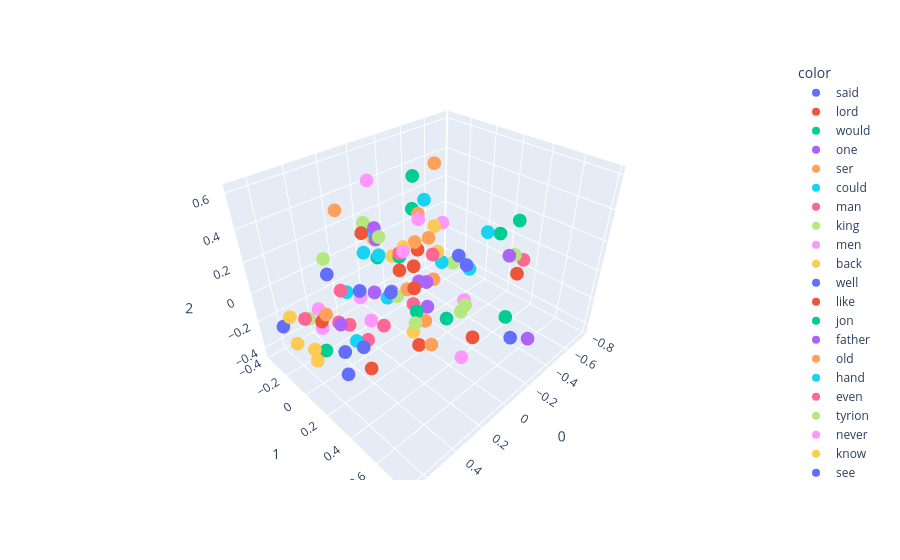

This figure's notebook cell:
### Code cell
import plotly.io as pio
fig = px.scatter_3d(X[:100],x = 0, y = 1 , z = 2, color = y[:100])
fig.show()

### Figure 1 — Plotly figure (JSON) as saved in the notebook; plotly's stock layout.template omitted (floating-point values rounded to 4 significant figures)
{"data": [{"hovertemplate": "color=said<br>0=%{x}<br>1=%{y}<br>2=%{z}<extra></extra>", "legendgroup": "said", "marker": {"color": "#636efa", "symbol": "circle"}, "mode": "markers", "name": "said", "scene": "scene", "showlegend": true, "type": "scatter3d", "x": [0.5029], "y": [0.03783], "z": [0.2456]}, {"hovertemplate": "color=lord<br>0=%{x}<br>1=%{y}<br>2=%{z}<extra></extra>", "legendgroup": "lord", "marker": {"color": "#EF553B", "symbol": "circle"}, "mode": "markers", "name": "lord", "scene": "scene", "showlegend": true, "type": "scatter3d", "x": [0.399], "y": [0.5486], "z": [0.3803]}, {"hovertemplate": "color=would<br>0=%{x}<br>1=%{y}<br>2=%{z}<extra></extra>", "legendgroup": "would", "marker": {"color": "#00cc96", "symbol": "circle"}, "mode": "markers", "name": "would", "scene": "scene", "showlegend": true, "type": "scatter3d", "x": [0.5185], "y": [-0.05739], "z": [-0.3188]}, {"hovertemplate": "color=one<br>0=%{x}<br>1=%{y}<br>2=%{z}<extra></extra>", "legendgroup": "one", "marker": {"color": "#ab63fa", "symbol": "circle"}, "mode": "markers", "name": "one", "scene": "scene", "showlegend": true, "type": "scatter3d", "x": [-0.009344], "y": [0.1458], "z": [-0.008721]}, {"hovertemplate": "color=ser<br>0=%{x}<br>1=%{y}<br>2=%{z}<extra></extra>", "legendgroup": "ser", "marker": {"color": "#FFA15A", "symbol": "circle"}, "mode": "markers", "name": "ser", "scene": "scene", "showlegend": true, "type": "scatter3d", "x": [0.2844], "y": [0.5205], "z": [0.5689]}, {"hovertemplate": "color=could<br>0=%{x}<br>1=%{y}<br>2=%{z}<extra></extra>", "legendgroup": "could", "marker": {"color": "#19d3f3", "symbol": "circle"}, "mode": "markers", "name": "could", "scene": "scene", "showlegend": true, "type": "scatter3d", "x": [0.01942], "y": [-0.1075], "z": [-0.2504]}, {"hovertemplate": "color=man<br>0=%{x}<br>1=%{y}<br>2=%{z}<extra></extra>", "legendgroup": "man", "marker": {"color": "#FF6692", "symbol": "circle"}, "mode": "markers", "name": "man", "scene": "scene", "showlegend": true, "type": "scatter3d", "x": [0.05876], "y": [0.06632], "z": [0.1761]}, {"hovertemplate": "color=king<br>0=%{x}<br>1=%{y}<br>2=%{z}<extra></extra>", "legendgroup": "king", "marker": {"color": "#B6E880", "symbol": "circle"}, "mode": "markers", "name": "king", "scene": "scene", "showlegend": true, "type": "scatter3d", "x": [0.3589], "y": [0.5087], "z": [0.1352]}, {"hovertemplate": "color=men<br>0=%{x}<br>1=%{y}<br>2=%{z}<extra></extra>", "legendgroup": "men", "marker": {"color": "#FF97FF", "symbol": "circle"}, "mode": "markers", "name": "men", "scene": "scene", "showlegend": true, "type": "scatter3d", "x": [0.05914], "y": [0.541], "z": [-0.2729]}, {"hovertemplate": "color=back<br>0=%{x}<br>1=%{y}<br>2=%{z}<extra></extra>", "legendgroup": "back", "marker": {"color": "#FECB52", "symbol": "circle"}, "mode": "markers", "name": "back", "scene": "scene", "showlegend": true, "type": "scatter3d", "x": [-0.2539], "y": [0.05163], "z": [0.03362]}, {"hovertemplate": "color=well<br>0=%{x}<br>1=%{y}<br>2=%{z}<extra></extra>", "legendgroup": "well", "marker": {"color": "#636efa", "symbol": "circle"}, "mode": "markers", "name": "well", "scene": "scene", "showlegend": true, "type": "scatter3d", "x": [0.4508], "y": [0.2085], "z": [-0.1587]}, {"hovertemplate": "color=like<br>0=%{x}<br>1=%{y}<br>2=%{z}<extra></extra>", "legendgroup": "like", "marker": {"color": "#EF553B", "symbol": "circle"}, "mode": "markers", "name": "like", "scene": "scene", "showlegend": true, "type": "scatter3d", "x": [-0.2395], "y": [-0.1461], "z": [-0.1616]}, {"hovertemplate": "color=jon<br>0=%{x}<br>1=%{y}<br>2=%{z}<extra></extra>", "legendgroup": "jon", "marker": {"color": "#00cc96", "symbol": "circle"}, "mode": "markers", "name": "jon", "scene": "scene", "showlegend": true, "type": "scatter3d", "x": [0.02534], "y": [0.02648], "z": [0.1187]}, {"hovertemplate": "color=father<br>0=%{x}<br>1=%{y}<br>2=%{z}<extra></extra>", "legendgroup": "father", "marker": {"color": "#ab63fa", "symbol": "circle"}, "mode": "markers", "name": "father", "scene": "scene", "showlegend": true, "type": "scatter3d", "x": [0.6433], "y": [0.3303], "z": [0.193]}, {"hovertemplate": "color=old<br>0=%{x}<br>1=%{y}<br>2=%{z}<extra></extra>", "legendgroup": "old", "marker": {"color": "#FFA15A", "symbol": "circle"}, "mode": "markers", "name": "old", "scene": "scene", "showlegend": true, "type": "scatter3d", "x": [0.007476], "y": [0.277], "z": [0.0834]}, {"hovertemplate": "color=hand<br>0=%{x}<br>1=%{y}<br>2=%{z}<extra></extra>", "legendgroup": "hand", "marker": {"color": "#19d3f3", "symbol": "circle"}, "mode": "markers", "name": "hand", "scene": "scene", "showlegend": true, "type": "scatter3d", "x": [-0.1156], "y": [0.08293], "z": [0.4407]}, {"hovertemplate": "color=even<br>0=%{x}<br>1=%{y}<br>2=%{z}<extra></extra>", "legendgroup": "even", "marker": {"color": "#FF6692", "symbol": "circle"}, "mode": "markers", "name": "even", "scene": "scene", "showlegend": true, "type": "scatter3d", "x": [0.1079], "y": [-0.04903], "z": [-0.3855]}, {"hovertemplate": "color=tyrion<br>0=%{x}<br>1=%{y}<br>2=%{z}<extra></extra>", "legendgroup": "tyrion", "marker": {"color": "#B6E880", "symbol": "circle"}, "mode": "markers", "name": "tyrion", "scene": "scene", "showlegend": true, "type": "scatter3d", "x": [0.0893], "y": [-0.197], "z": [0.2696]}, {"hovertemplate": "color=never<br>0=%{x}<br>1=%{y}<br>2=%{z}<extra></extra>", "legendgroup": "never", "marker": {"color": "#FF97FF", "symbol": "circle"}, "mode": "markers", "name": "never", "scene": "scene", "showlegend": true, "type": "scatter3d", "x": [0.4568], "y": [-0.1799], "z": [-0.1272]}, {"hovertemplate": "color=know<br>0=%{x}<br>1=%{y}<br>2=%{z}<extra></extra>", "legendgroup": "know", "marker": {"color": "#FECB52", "symbol": "circle"}, "mode": "markers", "name": "know", "scene": "scene", "showlegend": true, "type": "scatter3d", "x": [0.6718], "y": [-0.07029], "z": [-0.1722]}, {"hovertemplate": "color=see<br>0=%{x}<br>1=%{y}<br>2=%{z}<extra></extra>", "legendgroup": "see", "marker": {"color": "#636efa", "symbol": "circle"}, "mode": "markers", "name": "see", "scene": "scene", "showlegend": true, "type": "scatter3d", "x": [0.05433], "y": [-0.0301], "z": [-0.149]}, {"hovertemplate": "color=made<br>0=%{x}<br>1=%{y}<br>2=%{z}<extra></extra>", "legendgroup": "made", "marker": {"color": "#EF553B", "symbol": "circle"}, "mode": "markers", "name": "made", "scene": "scene", "showlegend": true, "type": "scatter3d", "x": [-0.09534], "y": [-0.1175], "z": [-0.1068]}, {"hovertemplate": "color=eyes<br>0=%{x}<br>1=%{y}<br>2=%{z}<extra></extra>", "legendgroup": "eyes", "marker": {"color": "#00cc96", "symbol": "circle"}, "mode": "markers", "name": "eyes", "scene": "scene", "showlegend": true, "type": "scatter3d", "x": [-0.2698], "y": [-0.1819], "z": [0.2269]}, {"hovertemplate": "color=black<br>0=%{x}<br>1=%{y}<br>2=%{z}<extra></extra>", "legendgroup": "black", "marker": {"color": "#ab63fa", "symbol": "circle"}, "mode": "markers", "name": "black", "scene": "scene", "showlegend": true, "type": "scatter3d", "x": [-0.4438], "y": [0.4334], "z": [0.096]}, {"hovertemplate": "color=told<br>0=%{x}<br>1=%{y}<br>2=%{z}<extra></extra>", "legendgroup": "told", "marker": {"color": "#FFA15A", "symbol": "circle"}, "mode": "markers", "name": "told", "scene": "scene", "showlegend": true, "type": "scatter3d", "x": [0.5051], "y": [-0.02324], "z": [-0.04353]}, {"hovertemplate": "color=lady<br>0=%{x}<br>1=%{y}<br>2=%{z}<extra></extra>", "legendgroup": "lady", "marker": {"color": "#19d3f3", "symbol": "circle"}, "mode": "markers", "name": "lady", "scene": "scene", "showlegend": true, "type": "scatter3d", "x": [0.446], "y": [0.3829], "z": [0.4929]}, {"hovertemplate": "color=thought<br>0=%{x}<br>1=%{y}<br>2=%{z}<extra></extra>", "legendgroup": "thought", "marker": {"color": "#FF6692", "symbol": "circle"}, "mode": "markers", "name": "thought", "scene": "scene", "showlegend": true, "type": "scatter3d", "x": [0.2808], "y": [-0.2104], "z": [-0.1093]}, {"hovertemplate": "color=time<br>0=%{x}<br>1=%{y}<br>2=%{z}<extra></extra>", "legendgroup": "time", "marker": {"color": "#B6E880", "symbol": "circle"}, "mode": "markers", "name": "time", "scene": "scene", "showlegend": true, "type": "scatter3d", "x": [0.02638], "y": [-0.005596], "z": [-0.1774]}, {"hovertemplate": "color=long<br>0=%{x}<br>1=%{y}<br>2=%{z}<extra></extra>", "legendgroup": "long", "marker": {"color": "#FF97FF", "symbol": "circle"}, "mode": "markers", "name": "long", "scene": "scene", "showlegend": true, "type": "scatter3d", "x": [-0.2637], "y": [0.2671], "z": [-0.2171]}, {"hovertemplate": "color=might<br>0=%{x}<br>1=%{y}<br>2=%{z}<extra></extra>", "legendgroup": "might", "marker": {"color": "#FECB52", "symbol": "circle"}, "mode": "markers", "name": "might", "scene": "scene", "showlegend": true, "type": "scatter3d", "x": [0.5877], "y": [-0.05526], "z": [-0.2621]}, {"hovertemplate": "color=us<br>0=%{x}<br>1=%{y}<br>2=%{z}<extra></extra>", "legendgroup": "us", "marker": {"color": "#636efa", "symbol": "circle"}, "mode": "markers", "name": "us", "scene": "scene", "showlegend": true, "type": "scatter3d", "x": [0.5421], "y": [0.1751], "z": [-0.3162]}, {"hovertemplate": "color=come<br>0=%{x}<br>1=%{y}<br>2=%{z}<extra></extra>", "legendgroup": "come", "marker": {"color": "#EF553B", "symbol": "circle"}, "mode": "markers", "name": "come", "scene": "scene", "showlegend": true, "type": "scatter3d", "x": [0.3599], "y": [0.1331], "z": [-0.4375]}, {"hovertemplate": "color=face<br>0=%{x}<br>1=%{y}<br>2=%{z}<extra></extra>", "legendgroup": "face", "marker": {"color": "#00cc96", "symbol": "circle"}, "mode": "markers", "name": "face", "scene": "scene", "showlegend": true, "type": "scatter3d", "x": [-0.3596], "y": [-0.2691], "z": [0.3827]}, {"hovertemplate": "color=still<br>0=%{x}<br>1=%{y}<br>2=%{z}<extra></extra>", "legendgroup": "still", "marker": {"color": "#ab63fa", "symbol": "circle"}, "mode": "markers", "name": "still", "scene": "scene", "showlegend": true, "type": "scatter3d", "x": [-0.1364], "y": [0.08248], "z": [-0.3019]}, {"hovertemplate": "color=head<br>0=%{x}<br>1=%{y}<br>2=%{z}<extra></extra>", "legendgroup": "head", "marker": {"color": "#FFA15A", "symbol": "circle"}, "mode": "markers", "name": "head", "scene": "scene", "showlegend": true, "type": "scatter3d", "x": [-0.333], "y": [-0.05607], "z": [0.5378]}, {"hovertemplate": "color=red<br>0=%{x}<br>1=%{y}<br>2=%{z}<extra></extra>", "legendgroup": "red", "marker": {"color": "#19d3f3", "symbol": "circle"}, "mode": "markers", "name": "red", "scene": "scene", "showlegend": true, "type": "scatter3d", "x": [-0.3446], "y": [0.3445], "z": [0.255]}, {"hovertemplate": "color=way<br>0=%{x}<br>1=%{y}<br>2=%{z}<extra></extra>", "legendgroup": "way", "marker": {"color": "#FF6692", "symbol": "circle"}, "mode": "markers", "name": "way", "scene": "scene", "showlegend": true, "type": "scatter3d", "x": [-0.1109], "y": [-0.0164], "z": [-0.3226]}, {"hovertemplate": "color=boy<br>0=%{x}<br>1=%{y}<br>2=%{z}<extra></extra>", "legendgroup": "boy", "marker": {"color": "#B6E880", "symbol": "circle"}, "mode": "markers", "name": "boy", "scene": "scene", "showlegend": true, "type": "scatter3d", "x": [0.2932], "y": [0.1961], "z": [0.4362]}, {"hovertemplate": "color=page<br>0=%{x}<br>1=%{y}<br>2=%{z}<extra></extra>", "legendgroup": "page", "marker": {"color": "#FF97FF", "symbol": "circle"}, "mode": "markers", "name": "page", "scene": "scene", "showlegend": true, "type": "scatter3d", "x": [0.1751], "y": [0.2304], "z": [0.3158]}, {"hovertemplate": "color=must<br>0=%{x}<br>1=%{y}<br>2=%{z}<extra></extra>", "legendgroup": "must", "marker": {"color": "#FECB52", "symbol": "circle"}, "mode": "markers", "name": "must", "scene": "scene", "showlegend": true, "type": "scatter3d", "x": [0.6341], "y": [0.04271], "z": [-0.2432]}, {"hovertemplate": "color=queen<br>0=%{x}<br>1=%{y}<br>2=%{z}<extra></extra>", "legendgroup": "queen", "marker": {"color": "#636efa", "symbol": "circle"}, "mode": "markers", "name": "queen", "scene": "scene", "showlegend": true, "type": "scatter3d", "x": [0.485], "y": [0.2732], "z": [0.2632]}, {"hovertemplate": "color=good<br>0=%{x}<br>1=%{y}<br>2=%{z}<extra></extra>", "legendgroup": "good", "marker": {"color": "#EF553B", "symbol": "circle"}, "mode": "markers", "name": "good", "scene": "scene", "showlegend": true, "type": "scatter3d", "x": [0.4979], "y": [-0.0911], "z": [-0.1381]}, {"hovertemplate": "color=two<br>0=%{x}<br>1=%{y}<br>2=%{z}<extra></extra>", "legendgroup": "two", "marker": {"color": "#00cc96", "symbol": "circle"}, "mode": "markers", "name": "two", "scene": "scene", "showlegend": true, "type": "scatter3d", "x": [-0.184], "y": [0.628], "z": [-0.08313]}, {"hovertemplate": "color=brother<br>0=%{x}<br>1=%{y}<br>2=%{z}<extra></extra>", "legendgroup": "brother", "marker": {"color": "#ab63fa", "symbol": "circle"}, "mode": "markers", "name": "brother", "scene": "scene", "showlegend": true, "type": "scatter3d", "x": [0.5423], "y": [0.4599], "z": [0.3885]}, {"hovertemplate": "color=night<br>0=%{x}<br>1=%{y}<br>2=%{z}<extra></extra>", "legendgroup": "night", "marker": {"color": "#FFA15A", "symbol": "circle"}, "mode": "markers", "name": "night", "scene": "scene", "showlegend": true, "type": "scatter3d", "x": [-0.01815], "y": [0.1855], "z": [-0.2797]}, {"hovertemplate": "color=little<br>0=%{x}<br>1=%{y}<br>2=%{z}<extra></extra>", "legendgroup": "little", "marker": {"color": "#19d3f3", "symbol": "circle"}, "mode": "markers", "name": "little", "scene": "scene", "showlegend": true, "type": "scatter3d", "x": [0.1386], "y": [-0.1493], "z": [0.116]}, {"hovertemplate": "color=took<br>0=%{x}<br>1=%{y}<br>2=%{z}<extra></extra>", "legendgroup": "took", "marker": {"color": "#FF6692", "symbol": "circle"}, "mode": "markers", "name": "took", "scene": "scene", "showlegend": true, "type": "scatter3d", "x": [-0.01905], "y": [0.2437], "z": [0.214]}, {"hovertemplate": "color=came<br>0=%{x}<br>1=%{y}<br>2=%{z}<extra></extra>", "legendgroup": "came", "marker": {"color": "#B6E880", "symbol": "circle"}, "mode": "markers", "name": "came", "scene": "scene", "showlegend": true, "type": "scatter3d", "x": [-0.2829], "y": [0.2289], "z": [-0.3406]}, {"hovertemplate": "color=though<br>0=%{x}<br>1=%{y}<br>2=%{z}<extra></extra>", "legendgroup": "though", "marker": {"color": "#FF97FF", "symbol": "circle"}, "mode": "markers", "name": "though", "scene": "scene", "showlegend": true, "type": "scatter3d", "x": [0.1792], "y": [-0.1619], "z": [-0.1892]}, {"hovertemplate": "color=say<br>0=%{x}<br>1=%{y}<br>2=%{z}<extra></extra>", "legendgroup": "say", "marker": {"color": "#FECB52", "symbol": "circle"}, "mode": "markers", "name": "say", "scene": "scene", "showlegend": true, "type": "scatter3d", "x": [0.6405], "y": [-0.1632], "z": [-0.06504]}, {"hovertemplate": "color=three<br>0=%{x}<br>1=%{y}<br>2=%{z}<extra></extra>", "legendgroup": "three", "marker": {"color": "#636efa", "symbol": "circle"}, "mode": "markers", "name": "three", "scene": "scene", "showlegend": true, "type": "scatter3d", "x": [-0.07473], "y": [0.7454], "z": [-0.08414]}, {"hovertemplate": "color=away<br>0=%{x}<br>1=%{y}<br>2=%{z}<extra></extra>", "legendgroup": "away", "marker": {"color": "#EF553B", "symbol": "circle"}, "mode": "markers", "name": "away", "scene": "scene", "showlegend": true, "type": "scatter3d", "x": [-0.2757], "y": [-0.1451], "z": [-0.0518]}, {"hovertemplate": "color=dead<br>0=%{x}<br>1=%{y}<br>2=%{z}<extra></extra>", "legendgroup": "dead", "marker": {"color": "#00cc96", "symbol": "circle"}, "mode": "markers", "name": "dead", "scene": "scene", "showlegend": true, "type": "scatter3d", "x": [0.02077], "y": [0.1546], "z": [-0.2041]}, {"hovertemplate": "color=son<br>0=%{x}<br>1=%{y}<br>2=%{z}<extra></extra>", "legendgroup": "son", "marker": {"color": "#ab63fa", "symbol": "circle"}, "mode": "markers", "name": "son", "scene": "scene", "showlegend": true, "type": "scatter3d", "x": [0.4467], "y": [0.6737], "z": [0.5043]}, {"hovertemplate": "color=blood<br>0=%{x}<br>1=%{y}<br>2=%{z}<extra></extra>", "legendgroup": "blood", "marker": {"color": "#FFA15A", "symbol": "circle"}, "mode": "markers", "name": "blood", "scene": "scene", "showlegend": true, "type": "scatter3d", "x": [-0.2613], "y": [-0.1544], "z": [0.007214]}, {"hovertemplate": "color=take<br>0=%{x}<br>1=%{y}<br>2=%{z}<extra></extra>", "legendgroup": "take", "marker": {"color": "#19d3f3", "symbol": "circle"}, "mode": "markers", "name": "take", "scene": "scene", "showlegend": true, "type": "scatter3d", "x": [0.4509], "y": [0.1515], "z": [-0.1521]}, {"hovertemplate": "color=go<br>0=%{x}<br>1=%{y}<br>2=%{z}<extra></extra>", "legendgroup": "go", "marker": {"color": "#FF6692", "symbol": "circle"}, "mode": "markers", "name": "go", "scene": "scene", "showlegend": true, "type": "scatter3d", "x": [0.2701], "y": [-0.1759], "z": [-0.357]}, {"hovertemplate": "color=half<br>0=%{x}<br>1=%{y}<br>2=%{z}<extra></extra>", "legendgroup": "half", "marker": {"color": "#B6E880", "symbol": "circle"}, "mode": "markers", "name": "half", "scene": "scene", "showlegend": true, "type": "scatter3d", "x": [-0.2529], "y": [0.2866], "z": [-0.238]}, {"hovertemplate": "color=make<br>0=%{x}<br>1=%{y}<br>2=%{z}<extra></extra>", "legendgroup": "make", "marker": {"color": "#FF97FF", "symbol": "circle"}, "mode": "markers", "name": "make", "scene": "scene", "showlegend": true, "type": "scatter3d", "x": [0.447], "y": [-0.1869], "z": [-0.2781]}, {"hovertemplate": "color=arya<br>0=%{x}<br>1=%{y}<br>2=%{z}<extra></extra>", "legendgroup": "arya", "marker": {"color": "#FECB52", "symbol": "circle"}, "mode": "markers", "name": "arya", "scene": "scene", "showlegend": true, "type": "scatter3d", "x": [-0.1052], "y": [-0.3703], "z": [0.007879]}, {"hovertemplate": "color=saw<br>0=%{x}<br>1=%{y}<br>2=%{z}<extra></extra>", "legendgroup": "saw", "marker": {"color": "#636efa", "symbol": "circle"}, "mode": "markers", "name": "saw", "scene": "scene", "showlegend": true, "type": "scatter3d", "x": [-0.3386], "y": [0.1458], "z": [0.01067]}, {"hovertemplate": "color=day<br>0=%{x}<br>1=%{y}<br>2=%{z}<extra></extra>", "legendgroup": "day", "marker": {"color": "#EF553B", "symbol": "circle"}, "mode": "markers", "name": "day", "scene": "scene", "showlegend": true, "type": "scatter3d", "x": [0.09418], "y": [0.247], "z": [-0.3568]}, {"hovertemplate": "color=white<br>0=%{x}<br>1=%{y}<br>2=%{z}<extra></extra>", "legendgroup": "white", "marker": {"color": "#00cc96", "symbol": "circle"}, "mode": "markers", "name": "white", "scene": "scene", "showlegend": true, "type": "scatter3d", "x": [-0.4033], "y": [0.5027], "z": [0.3681]}, {"hovertemplate": "color=jaime<br>0=%{x}<br>1=%{y}<br>2=%{z}<extra></extra>", "legendgroup": "jaime", "marker": {"color": "#ab63fa", "symbol": "circle"}, "mode": "markers", "name": "jaime", "scene": "scene", "showlegend": true, "type": "scatter3d", "x": [0.2171], "y": [0.07093], "z": [0.3341]}, {"hovertemplate": "color=first<br>0=%{x}<br>1=%{y}<br>2=%{z}<extra></extra>", "legendgroup": "first", "marker": {"color": "#FFA15A", "symbol": "circle"}, "mode": "markers", "name": "first", "scene": "scene", "showlegend": true, "type": "scatter3d", "x": [0.162], "y": [0.4154], "z": [-0.1946]}, {"hovertemplate": "color=look<br>0=%{x}<br>1=%{y}<br>2=%{z}<extra></extra>", "legendgroup": "look", "marker": {"color": "#19d3f3", "symbol": "circle"}, "mode": "markers", "name": "look", "scene": "scene", "showlegend": true, "type": "scatter3d", "x": [-0.002721], "y": [-0.262], "z": [0.1534]}, {"hovertemplate": "color=want<br>0=%{x}<br>1=%{y}<br>2=%{z}<extra></extra>", "legendgroup": "want", "marker": {"color": "#FF6692", "symbol": "circle"}, "mode": "markers", "name": "want", "scene": "scene", "showlegend": true, "type": "scatter3d", "x": [0.5418], "y": [-0.1935], "z": [-0.1555]}, {"hovertemplate": "color=much<br>0=%{x}<br>1=%{y}<br>2=%{z}<extra></extra>", "legendgroup": "much", "marker": {"color": "#B6E880", "symbol": "circle"}, "mode": "markers", "name": "much", "scene": "scene", "showlegend": true, "type": "scatter3d", "x": [0.4807], "y": [-0.2618], "z": [-0.2331]}, {"hovertemplate": "color=enough<br>0=%{x}<br>1=%{y}<br>2=%{z}<extra></extra>", "legendgroup": "enough", "marker": {"color": "#FF97FF", "symbol": "circle"}, "mode": "markers", "name": "enough", "scene": "scene", "showlegend": true, "type": "scatter3d", "x": [0.1846], "y": [-0.06949], "z": [-0.3102]}, {"hovertemplate": "color=sword<br>0=%{x}<br>1=%{y}<br>2=%{z}<extra></extra>", "legendgroup": "sword", "marker": {"color": "#FECB52", "symbol": "circle"}, "mode": "markers", "name": "sword", "scene": "scene", "showlegend": true, "type": "scatter3d", "x": [-0.1107], "y": [0.1649], "z": [0.3165]}, {"hovertemplate": "color=tell<br>0=%{x}<br>1=%{y}<br>2=%{z}<extra></extra>", "legendgroup": "tell", "marker": {"color": "#636efa", "symbol": "circle"}, "mode": "markers", "name": "tell", "scene": "scene", "showlegend": true, "type": "scatter3d", "x": [0.6709], "y": [-0.1986], "z": [-0.1343]}, {"hovertemplate": "color=girl<br>0=%{x}<br>1=%{y}<br>2=%{z}<extra></extra>", "legendgroup": "girl", "marker": {"color": "#EF553B", "symbol": "circle"}, "mode": "markers", "name": "girl", "scene": "scene", "showlegend": true, "type": "scatter3d", "x": [0.2476], "y": [-0.002312], "z": [0.3535]}, {"hovertemplate": "color=bran<br>0=%{x}<br>1=%{y}<br>2=%{z}<extra></extra>", "legendgroup": "bran", "marker": {"color": "#00cc96", "symbol": "circle"}, "mode": "markers", "name": "bran", "scene": "scene", "showlegend": true, "type": "scatter3d", "x": [-0.06981], "y": [-0.2946], "z": [-0.0842]}, {"hovertemplate": "color=great<br>0=%{x}<br>1=%{y}<br>2=%{z}<extra></extra>", "legendgroup": "great", "marker": {"color": "#ab63fa", "symbol": "circle"}, "mode": "markers", "name": "great", "scene": "scene", "showlegend": true, "type": "scatter3d", "x": [-0.1735], "y": [0.7871], "z": [-0.1283]}, {"hovertemplate": "color=looked<br>0=%{x}<br>1=%{y}<br>2=%{z}<extra></extra>", "legendgroup": "looked", "marker": {"color": "#FFA15A", "symbol": "circle"}, "mode": "markers", "name": "looked", "scene": "scene", "showlegend": true, "type": "scatter3d", "x": [-0.2034], "y": [-0.05997], "z": [0.2665]}, {"hovertemplate": "color=left<br>0=%{x}<br>1=%{y}<br>2=%{z}<extra></extra>", "legendgroup": "left", "marker": {"color": "#19d3f3", "symbol": "circle"}, "mode": "markers", "name": "left", "scene": "scene", "showlegend": true, "type": "scatter3d", "x": [-0.2463], "y": [0.3107], "z": [0.04215]}, {"hovertemplate": "color=knew<br>0=%{x}<br>1=%{y}<br>2=%{z}<extra></extra>", "legendgroup": "knew", "marker": {"color": "#FF6692", "symbol": "circle"}, "mode": "markers", "name": "knew", "scene": "scene", "showlegend": true, "type": "scatter3d", "x": [0.3389], "y": [-0.1797], "z": [-0.2976]}, {"hovertemplate": "color=asked<br>0=%{x}<br>1=%{y}<br>2=%{z}<extra></extra>", "legendgroup": "asked", "marker": {"color": "#B6E880", "symbol": "circle"}, "mode": "markers", "name": "asked", "scene": "scene", "showlegend": true, "type": "scatter3d", "x": [0.5047], "y": [0.02785], "z": [0.3328]}, {"hovertemplate": "color=gave<br>0=%{x}<br>1=%{y}<br>2=%{z}<extra></extra>", "legendgroup": "gave", "marker": {"color": "#FF97FF", "symbol": "circle"}, "mode": "markers", "name": "gave", "scene": "scene", "showlegend": true, "type": "scatter3d", "x": [0.07162], "y": [-0.1554], "z": [0.535]}, {"hovertemplate": "color=maester<br>0=%{x}<br>1=%{y}<br>2=%{z}<extra></extra>", "legendgroup": "maester", "marker": {"color": "#FECB52", "symbol": "circle"}, "mode": "markers", "name": "maester", "scene": "scene", "showlegend": true, "type": "scatter3d", "x": [0.1594], "y": [0.2165], "z": [0.3295]}, {"hovertemplate": "color=called<br>0=%{x}<br>1=%{y}<br>2=%{z}<extra></extra>", "legendgroup": "called", "marker": {"color": "#636efa", "symbol": "circle"}, "mode": "markers", "name": "called", "scene": "scene", "showlegend": true, "type": "scatter3d", "x": [0.2087], "y": [0.6718], "z": [0.4671]}, {"hovertemplate": "color=wall<br>0=%{x}<br>1=%{y}<br>2=%{z}<extra></extra>", "legendgroup": "wall", "marker": {"color": "#EF553B", "symbol": "circle"}, "mode": "markers", "name": "wall", "scene": "scene", "showlegend": true, "type": "scatter3d", "x": [-0.248], "y": [0.3622], "z": [-0.446]}, {"hovertemplate": "color=every<br>0=%{x}<br>1=%{y}<br>2=%{z}<extra></extra>", "legendgroup": "every", "marker": {"color": "#00cc96", "symbol": "circle"}, "mode": "markers", "name": "every", "scene": "scene", "showlegend": true, "type": "scatter3d", "x": [-0.1409], "y": [0.2407], "z": [-0.3038]}, {"hovertemplate": "color=heard<br>0=%{x}<br>1=%{y}<br>2=%{z}<extra></extra>", "legendgroup": "heard", "marker": {"color": "#ab63fa", "symbol": "circle"}, "mode": "markers", "name": "heard", "scene": "scene", "showlegend": true, "type": "scatter3d", "x": [-0.004564], "y": [-0.09297], "z": [-0.2074]}, {"hovertemplate": "color=sansa<br>0=%{x}<br>1=%{y}<br>2=%{z}<extra></extra>", "legendgroup": "sansa", "marker": {"color": "#FFA15A", "symbol": "circle"}, "mode": "markers", "name": "sansa", "scene": "scene", "showlegend": true, "type": "scatter3d", "x": [0.191], "y": [-0.3087], "z": [0.3446]}, {"hovertemplate": "color=let<br>0=%{x}<br>1=%{y}<br>2=%{z}<extra></extra>", "legendgroup": "let", "marker": {"color": "#19d3f3", "symbol": "circle"}, "mode": "markers", "name": "let", "scene": "scene", "showlegend": true, "type": "scatter3d", "x": [0.228], "y": [-0.2281], "z": [-0.1597]}, {"hovertemplate": "color=yet<br>0=%{x}<br>1=%{y}<br>2=%{z}<extra></extra>", "legendgroup": "yet", "marker": {"color": "#FF6692", "symbol": "circle"}, "mode": "markers", "name": "yet", "scene": "scene", "showlegend": true, "type": "scatter3d", "x": [0.2824], "y": [0.01686], "z": [-0.3448]}, {"hovertemplate": "color=went<br>0=%{x}<br>1=%{y}<br>2=%{z}<extra></extra>", "legendgroup": "went", "marker": {"color": "#B6E880", "symbol": "circle"}, "mode": "markers", "name": "went", "scene": "scene", "showlegend": true, "type": "scatter3d", "x": [-0.3953], "y": [0.04934], "z": [-0.1149]}, {"hovertemplate": "color=turned<br>0=%{x}<br>1=%{y}<br>2=%{z}<extra></extra>", "legendgroup": "turned", "marker": {"color": "#FF97FF", "symbol": "circle"}, "mode": "markers", "name": "turned", "scene": "scene", "showlegend": true, "type": "scatter3d", "x": [-0.2545], "y": [0.08772], "z": [0.2471]}, {"hovertemplate": "color=dany<br>0=%{x}<br>1=%{y}<br>2=%{z}<extra></extra>", "legendgroup": "dany", "marker": {"color": "#FECB52", "symbol": "circle"}, "mode": "markers", "name": "dany", "scene": "scene", "showlegend": true, "type": "scatter3d", "x": [-0.1147], "y": [-0.1989], "z": [-0.04844]}, {"hovertemplate": "color=need<br>0=%{x}<br>1=%{y}<br>2=%{z}<extra></extra>", "legendgroup": "need", "marker": {"color": "#636efa", "symbol": "circle"}, "mode": "markers", "name": "need", "scene": "scene", "showlegend": true, "type": "scatter3d", "x": [0.4485], "y": [0.02126], "z": [-0.3244]}, {"hovertemplate": "color=behind<br>0=%{x}<br>1=%{y}<br>2=%{z}<extra></extra>", "legendgroup": "behind", "marker": {"color": "#EF553B", "symbol": "circle"}, "mode": "markers", "name": "behind", "scene": "scene", "showlegend": true, "type": "scatter3d", "x": [-0.5642], "y": [0.4193], "z": [-0.09772]}, {"hovertemplate": "color=around<br>0=%{x}<br>1=%{y}<br>2=%{z}<extra></extra>", "legendgroup": "around", "marker": {"color": "#00cc96", "symbol": "circle"}, "mode": "markers", "name": "around", "scene": "scene", "showlegend": true, "type": "scatter3d", "x": [-0.7586], "y": [0.1301], "z": [-0.02209]}, {"hovertemplate": "color=woman<br>0=%{x}<br>1=%{y}<br>2=%{z}<extra></extra>", "legendgroup": "woman", "marker": {"color": "#ab63fa", "symbol": "circle"}, "mode": "markers", "name": "woman", "scene": "scene", "showlegend": true, "type": "scatter3d", "x": [0.08782], "y": [-0.1023], "z": [0.275]}, {"hovertemplate": "color=another<br>0=%{x}<br>1=%{y}<br>2=%{z}<extra></extra>", "legendgroup": "another", "marker": {"color": "#FFA15A", "symbol": "circle"}, "mode": "markers", "name": "another", "scene": "scene", "showlegend": true, "type": "scatter3d", "x": [0.0001688], "y": [0.05537], "z": [-0.108]}, {"hovertemplate": "color=snow<br>0=%{x}<br>1=%{y}<br>2=%{z}<extra></extra>", "legendgroup": "snow", "marker": {"color": "#19d3f3", "symbol": "circle"}, "mode": "markers", "name": "snow", "scene": "scene", "showlegend": true, "type": "scatter3d", "x": [-0.2904], "y": [0.05249], "z": [-0.05789]}, {"hovertemplate": "color=beneath<br>0=%{x}<br>1=%{y}<br>2=%{z}<extra></extra>", "legendgroup": "beneath", "marker": {"color": "#FF6692", "symbol": "circle"}, "mode": "markers", "name": "beneath", "scene": "scene", "showlegend": true, "type": "scatter3d", "x": [-0.7536], "y": [0.3315], "z": [-0.1293]}, {"hovertemplate": "color=across<br>0=%{x}<br>1=%{y}<br>2=%{z}<extra></extra>", "legendgroup": "across", "marker": {"color": "#B6E880", "symbol": "circle"}, "mode": "markers", "name": "across", "scene": "scene", "showlegend": true, "type": "scatter3d", "x": [-0.6723], "y": [0.3169], "z": [-0.05992]}, {"hovertemplate": "color=knight<br>0=%{x}<br>1=%{y}<br>2=%{z}<extra></extra>", "legendgroup": "knight", "marker": {"color": "#FF97FF", "symbol": "circle"}, "mode": "markers", "name": "knight", "scene": "scene", "showlegend": true, "type": "scatter3d", "x": [0.2586], "y": [0.4324], "z": [0.6123]}, {"hovertemplate": "color=keep<br>0=%{x}<br>1=%{y}<br>2=%{z}<extra></extra>", "legendgroup": "keep", "marker": {"color": "#FECB52", "symbol": "circle"}, "mode": "markers", "name": "keep", "scene": "scene", "showlegend": true, "type": "scatter3d", "x": [0.08556], "y": [0.1921], "z": [-0.2955]}], "layout": {"legend": {"title": {"text": "color"}, "tracegroupgap": 0}, "margin": {"t": 60}, "scene": {"domain": {"x": [0, 1], "y": [0, 1]}, "xaxis": {"title": {"text": "0"}}, "yaxis": {"title": {"text": "1"}}, "zaxis": {"title": {"text": "2"}}}}}
